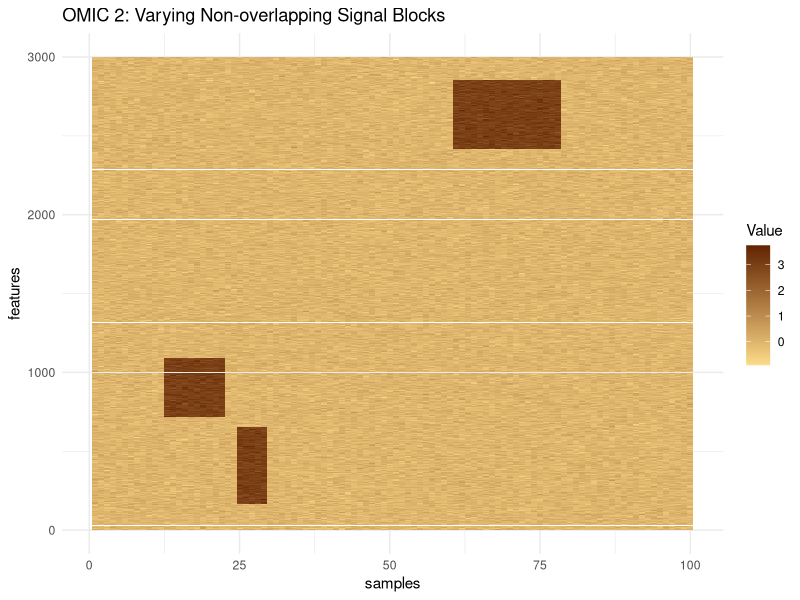
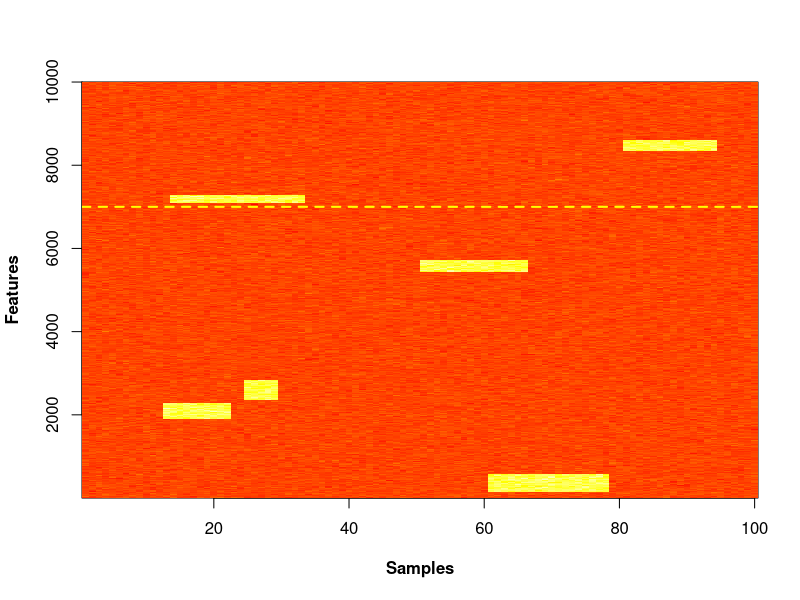

Write the R code that produced these figures, in order.
simulate_nonoverlapping_signals_varying <- function(n_samples = 100,
                                                    n_features = c(7000, 3000),
                                                    n_blocks = 2,
                                                    sample_range = c(5, 20),
                                                    feature_range = c(100, 500),
                                                    signal_strength = 2,
                                                    noise_sd = 0.2,
                                                    seed = 123) {
  set.seed(seed)
  K <- length(n_features)
  omics <- list()
  signal_info <- list()
  
  for (k in 1:K) {
    n_samp <- n_samples
    n_feat <- n_features[k]
    mat <- matrix(rnorm(n_samp * n_feat, mean = 0, sd = noise_sd), nrow = n_samp, ncol = n_feat)
    
    used_sample_idx <- c()
    used_feature_idx <- c()
    blocks <- list()
    
    for (b in 1:n_blocks) {
      repeat {
        # Random block size
        samp_block <- sample(seq(sample_range[1], sample_range[2]), 1)
        feat_block <- sample(seq(feature_range[1], feature_range[2]), 1)
        
        samp_start <- sample(1:(n_samp - samp_block), 1)
        feat_start <- sample(1:(n_feat - feat_block), 1)
        
        samp_idx <- samp_start:(samp_start + samp_block - 1)
        feat_idx <- feat_start:(feat_start + feat_block - 1)
        
        # Ensure no overlap
        if (!any(samp_idx %in% used_sample_idx) && !any(feat_idx %in% used_feature_idx)) {
          break
        }
      }
      
      mat[samp_idx, feat_idx] <- mat[samp_idx, feat_idx] + signal_strength
      
      used_sample_idx <- c(used_sample_idx, samp_idx)
      used_feature_idx <- c(used_feature_idx, feat_idx)
      
      blocks[[b]] <- list(samples = samp_idx, features = feat_idx,
                          sample_size = samp_block, feature_size = feat_block)
    }
    
    omics[[k]] <- mat
    signal_info[[k]] <- blocks
  }
  
  names(omics) <- paste0("omic", seq_len(K))
  return(list(omics = omics, signals = signal_info))
}


sim <- simulate_nonoverlapping_signals_varying(
  n_samples = 100,
  n_features = c(7000, 3000),
  n_blocks = 3,
  sample_range = c(5, 20),
  feature_range = c(200, 500),
  signal_strength = 3
)

# Visualize OMIC2 with signal patterns
library(ggplot2)
library(reshape2)

omic2 <- sim$omics$omic2
omic2_melt <- melt(omic2)
colnames(omic2_melt) <- c("Sample", "Feature", "Value")

ggplot(omic2_melt, aes(x = Sample, y = Feature, fill = Value)) +
  geom_tile() +
  scale_fill_gradient(low = "#fddc8a", high = "#622400") +
  theme_minimal() +
  labs(title = "OMIC 2: Varying Non-overlapping Signal Blocks",
       x = "samples", y = "features")

# Merge omic1 and omic2 by stacking features (rows)
dataset <- t(cbind(sim$omics$omic1, sim$omics$omic2))

# Basic heatmap of merged dataset
set.seed(657)
image(
  x = 1:dim(dataset)[2],  # samples on x-axis
  y = 1:dim(dataset)[1],  # features on y-axis
  z = t(dataset[nrow(dataset):1, ]),  # flip vertically for correct orientation
  col = heat.colors(100),
  xlab = "Samples",
  ylab = "Features",
  font.lab = 2
)

# Add a dashed horizontal line to separate OMIC 1 (4000 features)
abline(h = 7000, col = "yellow", lty = "dashed", lwd = 2)
